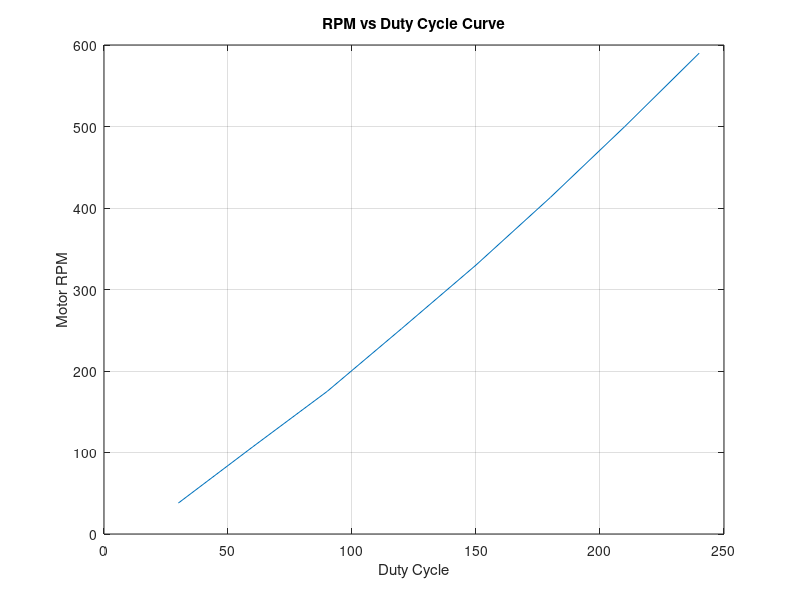

MATLAB code for this plot:
dutyCycle_pct = [30 60 90 120 150 180 210 240]; % x-asis
RPM_value = [38 107 175 252 330 413 500 590];   % y-axis


plot(dutyCycle_pct, RPM_value);
grid on;
xlabel("Duty Cycle");
ylabel("Motor RPM");
title("RPM vs Duty Cycle Curve");
